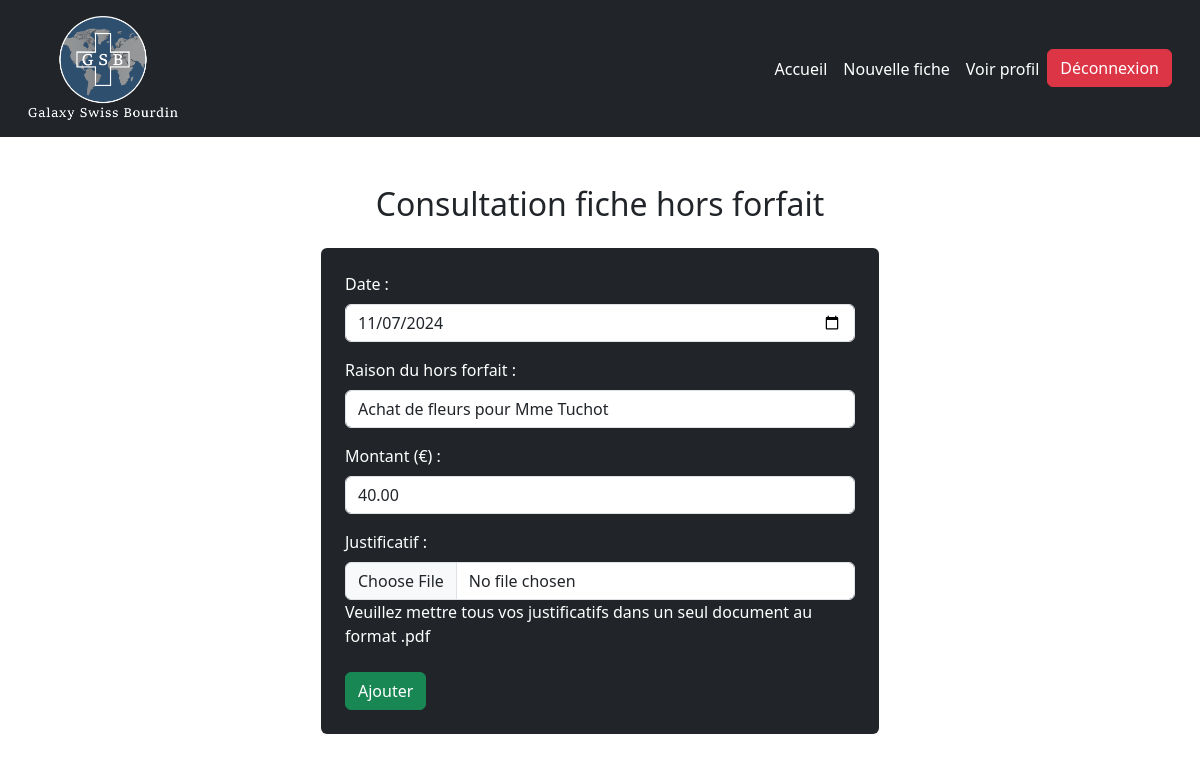
The page /consultationHorsForfait.php?hf_id=1 on the database its author committed.
### tables this page shows
CREATE TABLE `hors_forfait` (
  `id_hors_forfait` int(11) NOT NULL,
  `date_hors_forfait` date NOT NULL,
  `libelle` varchar(255) NOT NULL,
  `montant` decimal(10,2) NOT NULL,
  `justificatif` varchar(255) NOT NULL,
  `statut` varchar(255) DEFAULT NULL,
  `montant_rembourse` decimal(10,2) NOT NULL,
  `id_visiteur` int(11) DEFAULT NULL
);

### consultationHorsForfait.php (the view, shortened to what this page needs)
<?php
$host = 'localhost';
$dbname = 'gsb1';
$username = 'root';
$password = '';
try {
    $pdo = new PDO("mysql:host=$host;dbname=$dbname;charset=utf8", $username, $password);
    $pdo->setAttribute(PDO::ATTR_ERRMODE, PDO::ERRMODE_EXCEPTION);
} catch (PDOException $e) {
    die("Erreur de connexion : " . $e->getMessage());
}
$fiche_id = isset($_GET['hf_id']) ? $_GET['hf_id'] : null;
$stmt = $pdo->prepare("
    SELECT * FROM hors_forfait
    WHERE id_hors_forfait = :fiche_id
");
$stmt->execute([
    'fiche_id' => $fiche_id,
]);
$fiche = $stmt->fetch(PDO::FETCH_ASSOC);
?>
<!DOCTYPE html>
<html lang="fr">
<head>
    <link href="https://cdn.jsdelivr.net/npm/bootstrap@5.3.0/dist/css/bootstrap.min.css" rel="stylesheet">
</head>
<body class="text-white">
<nav class="navbar navbar-expand-lg navbar-dark bg-dark p-3">
    <div class="container-fluid">
    <img src="assets\images\Fichier 1.png" alt="Logo" width="150" height="auto" class="d-inline-block align-text-center">
        <div class="collapse navbar-collapse" id="navbarNav">
            <ul class="navbar-nav ms-auto">
                <li class="nav-item">
                    <a class="nav-link text-white" href="dashboardVisiteur.php">Accueil</a>
                </li>
                <li class="nav-item">
                    <a class="nav-link text-white" href="saisieFrais.php">Nouvelle fiche</a>
                </li>
                <li class="nav-item">
                    <a class="nav-link text-white" href="profilVisiteur.php?id=<?= $_SESSION['id'] ?>">Voir profil</a>
                </li>
                <li class="nav-item">
                    <form action="logout.php" method="post" class="d-inline">
                        <button type="submit" class="btn btn-danger">Déconnexion</button>
                    </form>
                </li>
            </ul>
        </div>
    </div>
</nav>
<div class="container mt-5">
    <h2 class="text-center mb-4 text-dark">Consultation fiche hors forfait</h2>
    <form method="post" enctype="multipart/form-data" action="updateHorsForfait.php" class="text-white bg-dark p-4 rounded w-50 mx-auto">
    <form method="post" enctype="multipart/form-data" class="text-white">
        <div class="mb-3">
            <label for="date_hors_forfait" class="form-label">Date :</label>
            <input type="date" class="form-control" id="date_hors_forfait" name="date_hors_forfait" value="<?php echo htmlspecialchars($fiche['date_hors_forfait']); ?>" required>
        </div>
        <div class="mb-3">
            <label for="libelle" class="form-label">Raison du hors forfait :</label>
            <input type="text" class="form-control" id="libelle" name="libelle" value="<?php echo htmlspecialchars($fiche['libelle']); ?>" required>
        </div>
        <div class="mb-3">
            <label for="montant" class="form-label">Montant (€) :</label>
            <input type="number" class="form-control" id="montant" name="montant" step="0.01" value="<?php echo htmlspecialchars($fiche['montant']); ?>" required>
        </div>
                <div class="mb-3">
                     <label for="justificatif" class="form-label">Justificatif :</label>
                            <input type="file" class="form-control" id="justificatif" name="justificatif">
                      <label for="justificatif" class="form-label">Veuillez mettre tous vos justificatifs dans un seul document au format .pdf</label>
                </div>
                <button type="submit" class="btn btn-success">Ajouter</button>
            </form>

### rows shown on the page
hors_forfait: date_hors_forfait "11/07/2024", libelle "Achat de fleurs pour Mme Tuchot", montant "40.00"
